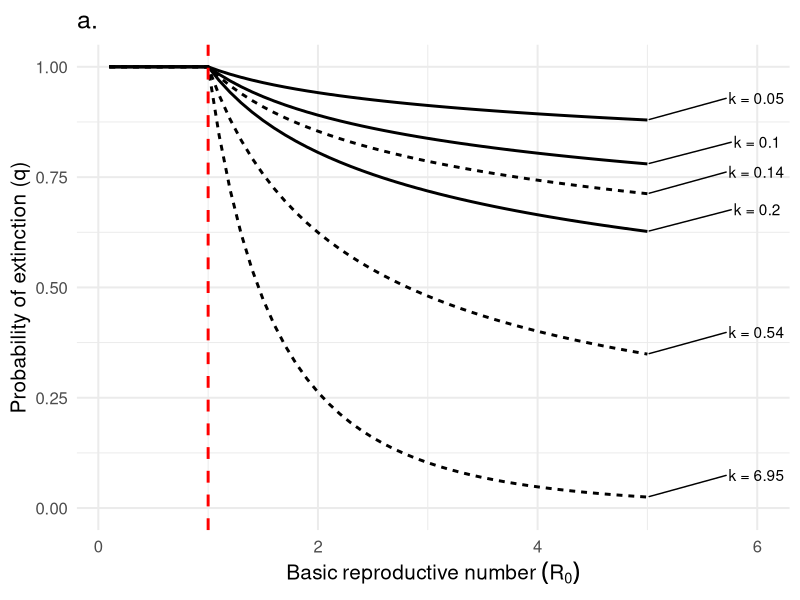
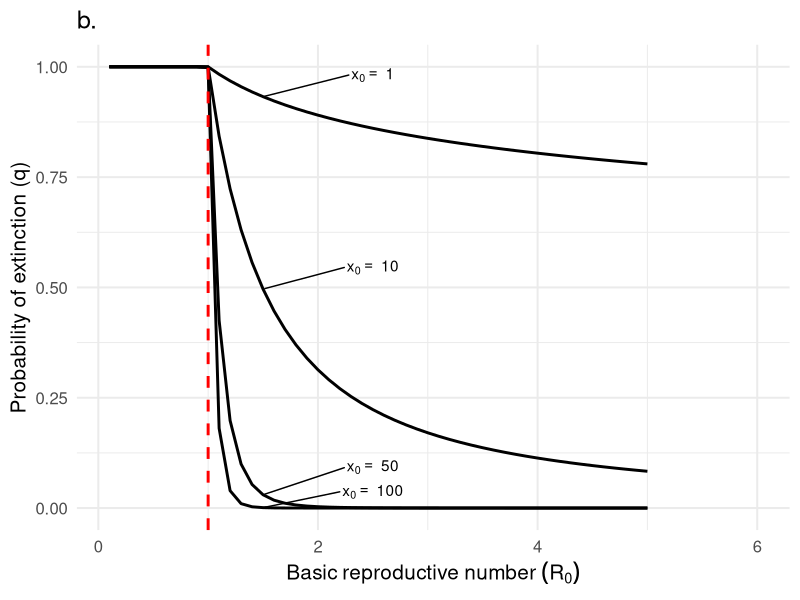
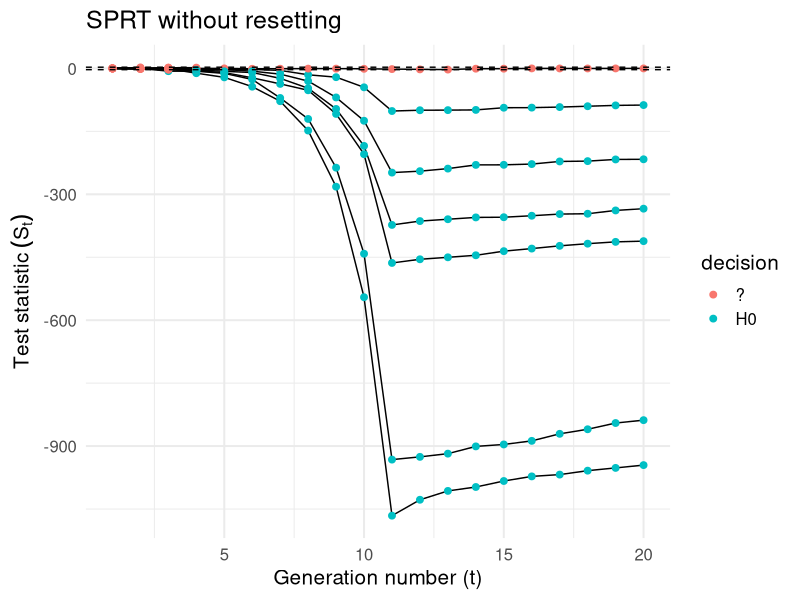
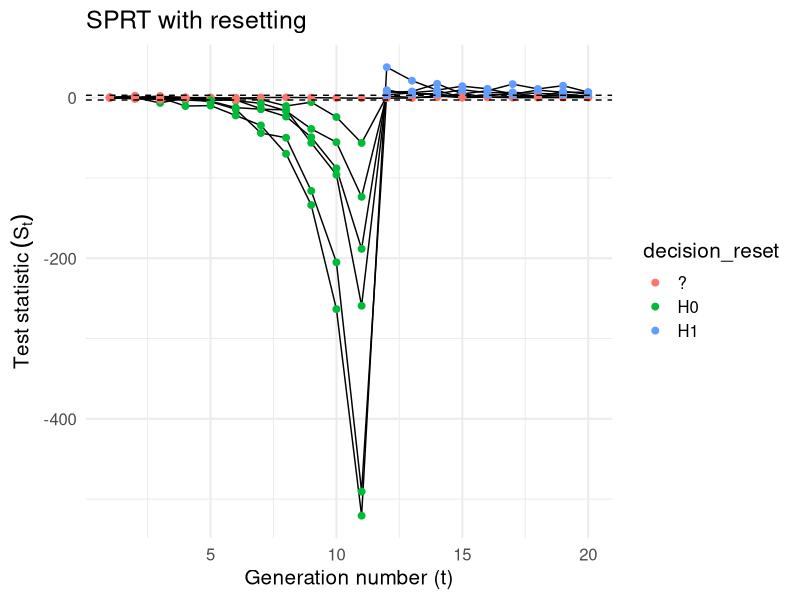
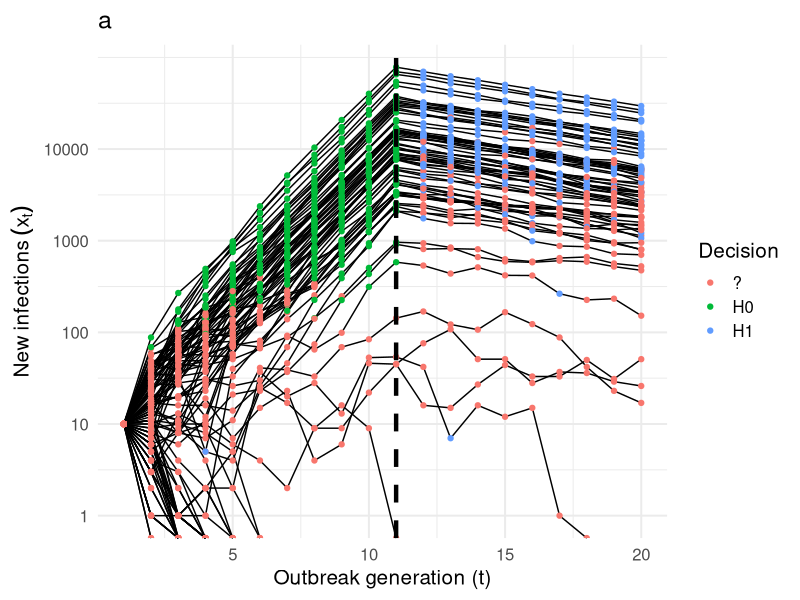
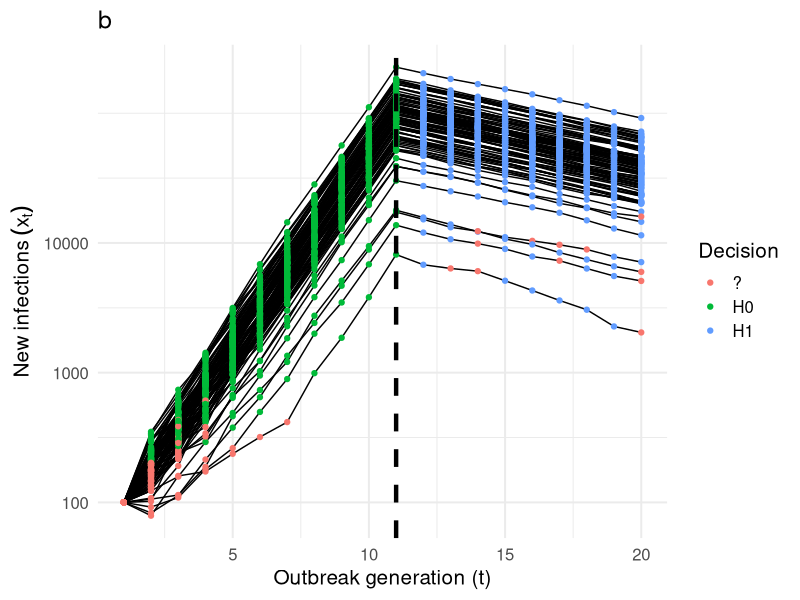
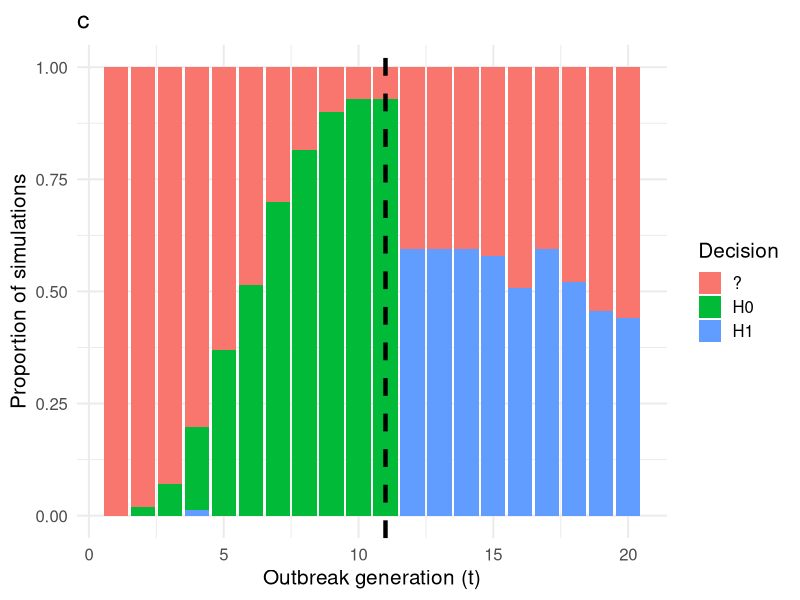
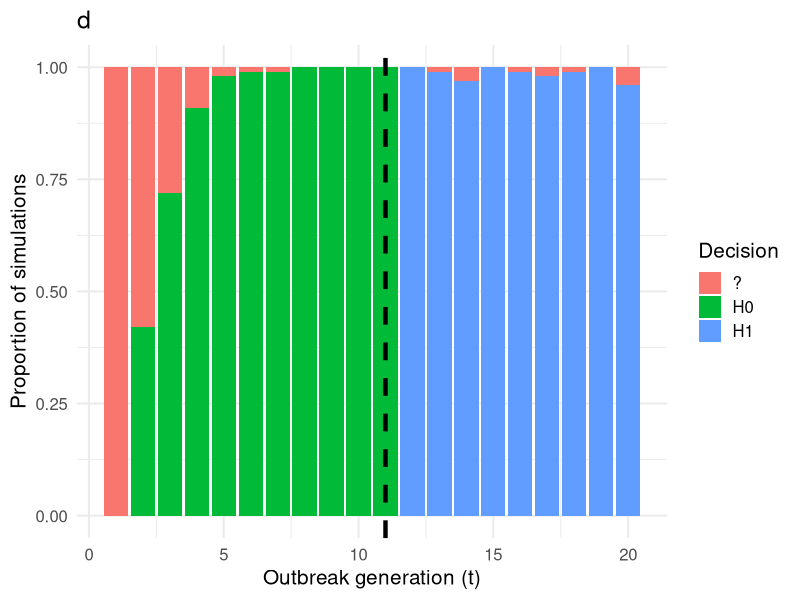

Recreate these plots in R, in order.
## ---- chunk 1
knitr::opts_chunk$set(echo = FALSE)
suppressMessages(library(tidyverse))

# branching process model
episim <- function (t, i_0, r0, disp, cont, nsim) {
  
  # init list to store each simulation
  out_list <- vector("list", nsim)
  
  for (k in seq_along(out_list)) {
    # initialize data frame
    out <- tibble("time" = t
                  , "R0_true" = r0
                  , "disp_true" = disp
                  , "control" = cont
                  , "infected" = NA
                  , "simulation" = k)
    out[1, "infected"] <- i_0
    
    # branching process simulations
    for (i in 2:length(t)) {
      out[i, "infected"] <- sum(rnbinom(n = unlist(out[i-1, "infected"]), # number infected in previous time step
                                        mu = (1 - unlist(out[i-1, "control"]))  * unlist(out[i-1, "R0_true"]), # (controlled) R
                                        size = unlist(out[i-1, "disp_true"]))) # dispersion
      if(out[i, "infected"] == 0) break
    }
    # save in out_list
    out_list[[k]] <- out %>% filter(!is.na(infected))
  }
  return(bind_rows(out_list))
}

# if it is true that for X_i ~ NB(mu, k) iid that sum(X_i) ~ NB(sum(mu), sum(k)) then the P( x_{t+1} | x_t, theta ) is 
# dnbinom(x = x1, mu = x0 * r0, size = x0 * disp) because the X_i are iid

objfn <- function(r, x1, x0, dispersion) {
  # likelihood( x1 | x0, r, dispersion )
  dnbinom(x = x1, mu = x0*r, size = x0*dispersion)
}


#  find restricted MLE under h_0 or h_1
likelihood <- function (x_prev, x_now, disp, interval = c(), guess = 1.5) {
  opt <- optim(par = guess, fn = objfn, control = list(fnscale = -1), 
      method = "Brent", lower = interval[1], upper = interval[2],
      x0 = x_prev, x1 = x_now, dispersion = disp)
  return(opt$value)
}

# sequential test functions
calc_sr <- function(data, accept_reg = c(1 + 10^-6, 2.5), reject_reg = c(0, 1)) {
  
  # initialize empty columns for likelihood calculations
  data$lik0 <- NA
  data$lik1 <- NA
  
  # parameter space
  theta0 <- accept_reg
  theta1 <- reject_reg
  
  # use midpoint of interval as init guess for optim (Brent's method)
  guess0 <- accept_reg[1] + (accept_reg[2] - accept_reg[1]) / 2 
  guess1 <- reject_reg[1] + (reject_reg[2] - reject_reg[1]) / 2 
  
  sim_number <- 1
  for (i in 2:nrow(data)) {
    
    if (data[i, "simulation"] == sim_number + 1) {
      # skip calculation of likelihood for the first observation in each simluation
      sim_number <- sim_number + 1
      next
    }
    
    # observed states and known pars
    x0 <- unlist(data[i-1, "infected"])
    x1 <- unlist(data[i, "infected"])
    disp <- unlist(data[i-1, "disp_true"])
    
    # likelihood calculation
    data[i,"lik0"] <- likelihood(x_prev = x0, x_now = x1, disp = disp,  # p(x_now | x_prev, disp, theta \in Theta_0)
                                   interval = theta0, guess = guess0)
    data[i,"lik1"] <- likelihood(x_prev = x0, x_now = x1, disp = disp,  # p(x_now | x_prev, disp, theta \in Theta_1)
                                   interval = theta1, guess = guess1)
  }
  
  return(data)
}

calc_reset_sr <- function(data) {
  
  # init vectors to hold reset sprt (cumulative sr) and decision
  sprt_reset <- vector("numeric", length = nrow(data))
  decision_reset <- vector("character", length = nrow(data))
  
  # init data
  sr <- data$sr
  a <- unique(data$a)
  b <- unique(data$b)
  
  # both models are equally likely for first observation
  sprt_reset[1] <- 0
  decision_reset[1] <- "?"
  
  sim_number <- 1
  for (i in 2:nrow(data)) {
    
    if (data[i, "simulation"] == sim_number + 1) {
      # skip calculation of resetting sprt for the first observation in each simluation
      sim_number <- sim_number + 1
      sprt_reset[i] <- 0
      decision_reset[i] <- "?"
      next
    }
    
    # if no decision has been made, update SPRT
    # otherwise, reset the SPRT
    ifelse(decision_reset[i] == "?",
           sprt_reset[i] <- sprt_reset[i-1] + sr[i],
           sprt_reset[i] <- sr[i])
    
    # if SPRT has crossed bounds, make decision
    # otherwise continue sampling
    ifelse(sprt_reset[i] < b
           ,{decision_reset[i] <- "H0"}#; sprt_reset[i+1] <- sr[i+1]; next}
           ,ifelse(sprt_reset[i] > a
                   ,{decision_reset[i] <- "H1"}#; sprt_reset[i+1] <- sr[i+1]; next}
                   ,{decision_reset[i] <- "?"})
    )
  }
  
  # attach reset sprt calculations and decisions to df
  data$sprt_reset <- sprt_reset
  data$decision_reset <- decision_reset
  
  return(data)
}

# calculate weighted SPRT
calc_wt_sprt <- function(data) {
  data <-
  data %>%
  group_by(simulation) %>%
  mutate(wt = 0.3,
          lagval  = lag(sr)) %>%
  rowwise() %>%
  mutate(wsprt = sum( (wt * sr) + ((1 - wt) * lagval), na.rm = TRUE),
         decision_wt = case_when(wsprt <= a & wsprt >= b ~"?",
                              wsprt > a ~ "H1",
                              wsprt < b ~ "H0")) %>%
  select(-lagval)
  return(data)
}

my_theme <- function(...) theme_minimal(base_size = 15) 
## ---- chunk 2
# set params and init conds
t <- 1:20
r0 <- c(rep(2, 10), rep(0.9, 10)) # lockdown starts at t = 11
disp <- 0.10 # median of posterior estimate of k for SARS-CoV-2 (Endo et al. 2020)
i_0 <- 100
cont <- 0
n <- 100
## ---- chunk 3
# per supplement of lloyd-smith et al. 2005:
# The probability that the population is extinct by the nth generation is denoted q and the pgf is denoted g(s).
# Then q = g_n(q)  as n -> inf and q is bounded [0,1]
# where g(s) = (1 + (r0/k) * (1 - s*))^(-k), for the NB model
# and g_0(s) = s, g_1(s) = g(s), ..., g_n+1(s) = g(g_n(s))

# probability generating function for NB
gfun <- function (s, r0, k) { # g(s; r0, k) 
  return((1 + (r0/k) * (1 - s))^(-k))
}

# estimates of k for SARS-CoV-2 
k_vec <- c(0.54, 0.14, 6.95, # median and 90 % highest density interval from Riou and Althaus (2020) Euro Surveill
           0.1, 0.05, 0.2)   # endo et al. 2020 wellcome open research
r0_vec <- seq(0.1, 5, by = 0.1)
q_list <- vector("list", length(k_vec)*length(r0_vec))
niteration <- 10^4

# calculate g_n(0) as n -> niteration. This is the probality of extinction when there is initially 1 infected
x <- 1
for (i in seq_along(k_vec)) {
  # init vector to store values of q
  for (j in seq_along(r0_vec)) {
    q <- vector("numeric", length = niteration + 1)
    q[1] <- 0 # g_0(0)
    # calculate g_1(0), ..., g_n(0)
    for (k in 1:(niteration + 1)) {
      q[k + 1] <- gfun(q[k], r0_vec[j], k_vec[i])  
    }
  # create df and store in q_list
  q_list[[x]] <- tibble(n = 0:(niteration + 1),
                        pext = q,
                        k = k_vec[i],
                        r0 = r0_vec[j])
  x <- x + 1
  }
}

## ---- chunk 4
# probability of extinction
extinction_df <- 
  q_list %>% bind_rows() %>%
group_by(k, r0) %>%
summarize(p_extinction = max(pext)) %>%
mutate(estimate = case_when(k == 0.1 | k == 0.54 ~ "a.median",
                            k == 0.05 | k == 0.14 | k == 6.95 | k == 0.2 ~ "b.interval"),
       source = case_when(k == 0.05 | k == 0.1 | k == 0.2 ~ "Endo et al. (2020)",
                          k == 0.14 | k == 0.54 | k == 6.95 ~ "Riou & Althaus (2020)"))

# pal <- c("#440154FF", "#55C667FF") # set manual color palette
extinction_df %>%
  mutate(label = if_else(r0 == max(r0), paste0("k = ",k), NA_character_)) %>%
  ggplot(aes(x = r0, y = p_extinction, group = k, linetype = source)) +#, col = source, linetype = estimate)) +
  geom_line(size = 1) + 
  #viridis::scale_color_viridis(discrete = T) +
  #scale_color_manual(values = pal) +
  geom_vline(aes(xintercept = 1), linetype = "dashed", size = 1, col = "red") +
  ylim(0,1) +
  my_theme() + theme(legend.position = "none") +
  labs(title = "a.",
       x = expression(Basic ~ reproductive ~ number ~ (R[0])) ,
       y = "Probability of extinction (q)",
       col = "dispersion (k)") +
  ggrepel::geom_text_repel(aes(label = label), nudge_y = 0.05, nudge_x = 1, na.rm = TRUE)


extinction_df %>%
  #filter(source == "Endo et al. (2020)") %>%
  filter(k == 0.1) %>%
  expand_grid(z0 = c(1, 10, 50, 100)) %>%
  mutate(p_extinction = p_extinction^z0) %>%
  mutate(label = if_else(near(r0, 1.5), paste("x[0] == ~" ,z0), NA_character_)) %>%
  ggplot(aes(x = r0, y = p_extinction, group = z0)) +#, col = source, linetype = estimate)) +
  geom_line(size = 1) +
  geom_vline(aes(xintercept = 1), linetype = "dashed", size = 1, col = "red") +
  ylim(0,1) +
  my_theme() + theme(legend.position = "none") +
  labs(title = "b.",
       x = expression(Basic ~ reproductive ~ number ~ (R[0])) ,
       y = "Probability of extinction (q)",
       col = "dispersion (k)") +
  ggrepel::geom_text_repel(aes(label = label), nudge_y = 0.05, nudge_x = 1, na.rm = TRUE, parse = TRUE)


## ---- chunk 5


#likelihood(x_prev = 10, x_now = 20, disp = 0.16, interval = c(1, 2.5))

## ---- chunk 6
set.seed(123)
df_break_high <- episim(t = t, i_0 = 100, r0 = r0, disp = disp, cont = cont, nsim = 100)
df_break_low <- episim(t = t, i_0 = 10, r0 = r0, disp = disp, cont = cont, nsim = 100)

df_break_high <- calc_sr(df_break_high)
df_break_low <- calc_sr(df_break_low) 

break_high_sprt <- df_break_high %>%
  group_by(simulation) %>%
  mutate(sr = log(lik1/lik0) ,
         sr = ifelse(is.na(sr), 0, sr),
         sprt = cumsum(sr),
         a = log( (1 - 0.05)/ 0.05),
         b = log(0.05/(1 - 0.05)),
         decision = case_when(sprt <= a & sprt >= b ~"?",
                              sprt > a ~ "H1",
                              sprt < b ~ "H0"))

break_low_sprt <- df_break_low %>%
  group_by(simulation) %>%
  mutate(sr = log(lik1/lik0) ,
         sr = ifelse(is.na(sr), 0, sr),
         sprt = cumsum(sr),
         a = log( (1 - 0.05)/ 0.05),
         b = log(0.05/(1 - 0.05)),
         decision = case_when(sprt <= a & sprt >= b ~"?",
                              sprt > a ~ "H1",
                              sprt < b ~ "H0"))

break_high_sprt <- calc_reset_sr(break_high_sprt)
break_low_sprt <- calc_reset_sr(break_low_sprt)
# test_sprt
## ---- chunk 7
break_low_sprt %>%
  filter(simulation %in% 1:10) %>%
  ggplot() +
  geom_line(aes(x = time, y = sprt, group = simulation)) +
  geom_point(aes(x = time, y = sprt, group = simulation, col = decision), size = 2) +
  geom_hline(aes(yintercept = a), linetype = "dashed") +
  geom_hline(aes(yintercept = b), linetype = "dashed") +
  labs(title = "SPRT without resetting",
       # caption = "Previous confirmation of H0 overwhelms new information that is consistent with H1",
       y = expression(Test ~ statistic ~ (S[t])),
       x = "Generation number (t)") +
  my_theme()

break_low_sprt %>%
  filter(simulation %in% 1:10) %>%
  ggplot() +
  geom_line(aes(x = time, y = sprt_reset, group = simulation)) +
  geom_point(aes(x = time, y = sprt_reset, group = simulation, col = decision_reset), size = 2) +
  geom_hline(aes(yintercept = a), linetype = "dashed") +
  geom_hline(aes(yintercept = b), linetype = "dashed") +
  labs(title = "SPRT with resetting",       
       y = expression(Test ~ statistic ~ (S[t])),
       x = "Generation number (t)") +
  my_theme()
## ---- chunk 8
break_low_sprt %>%
  ggplot() +
  geom_line(aes(x = time, y = infected, group = simulation)) +
  geom_point(aes(x = time, y = infected, group = simulation, col = decision_reset)) +
  geom_vline(aes(xintercept = 11), linetype = "dashed", size = 1.5) +
  scale_y_log10(breaks = c(1, 10, 100, 1000, 10000)) +
  labs(title = "a",#title = "Outbreak sizes and decisions",
       y = expression(New~infections~(x[t])),
       x = "Outbreak generation (t)",
       col = "Decision") + 
  my_theme()

break_high_sprt %>%
  ggplot() +
  geom_line(aes(x = time, y = infected, group = simulation)) +
  geom_point(aes(x = time, y = infected, group = simulation, col = decision_reset)) +
  geom_vline(aes(xintercept = 11), linetype = "dashed", size = 1.5) +
  scale_y_log10(breaks = c(1, 10, 100, 1000, 10000)) +
  labs(title = "b",#title = "Outbreak sizes and decisions",
       y = expression(New~infections~(x[t])),
       x = "Outbreak generation (t)",
       col = "Decision") + 
  my_theme()
  
# threshold <- 5000
# break_low_sprt %>%
#   group_by(simulation) %>%
#   filter(max(infected) >= threshold) %>%
#   ggplot() +
#   geom_line(aes(x = time, y = infected, group = simulation)) +
#   geom_point(aes(x = time, y = infected, group = simulation, col = decision_reset)) +
#   scale_y_log10(breaks = c(1, 10, 100, 1000, 10000)) +
#   labs(title = "Outbreak sizes and decisions",
#        x = "outbreak generation (t)",
#        col = "decision") + 
#   my_theme()


## ---- chunk 9
break_low_sprt %>%
  group_by(time) %>%
  count(decision_reset) %>%
  complete(nesting(decision_reset = c("?", "H0", "H1")), fill = list(n = 0)) %>%
  ggplot() +
  geom_bar(aes(x = time, y = n, fill = decision_reset), stat = "identity", position = "fill") +
  geom_vline(aes(xintercept = 11), linetype = "dashed", size = 1.5) +
  labs(title = "c",#title = "Conclusions of of reset SPRT over time",
       #subtitle = "H0 is true from t = 1:10; H1 is true from t =11:20",
       y = "Proportion of simulations",
       x = "Outbreak generation (t)",
       fill = "Decision") +
  my_theme()

break_high_sprt %>%
  group_by(time) %>%
  count(decision_reset) %>%
  complete(nesting(decision_reset = c("?", "H0", "H1")), fill = list(n = 0)) %>%
  ggplot() +
  geom_bar(aes(x = time, y = n, fill = decision_reset), stat = "identity", position = "fill") +
  geom_vline(aes(xintercept = 11), linetype = "dashed", size = 1.5) +
  labs(title = "d",#title = "Conclusions of of reset SPRT over time",
       #subtitle = "H0 is true from t = 1:10; H1 is true from t =11:20",
       y = "Proportion of simulations",
       x = "Outbreak generation (t)",
       fill = "Decision") +
  my_theme()

# break_low_sprt %>%
#   group_by(simulation) %>%
#   mutate(bigenough = ifelse(max(infected) >= threshold , TRUE, FALSE)) %>%
#   ungroup() %>%
#   filter(bigenough == TRUE) %>% #View()
#   group_by(time, bigenough) %>%
#   count(decision_reset) %>% 
#   complete(nesting(decision_reset = c("?", "H0", "H1")), fill = list(n = 0)) %>% #View()
#   ggplot() +
#   geom_bar(aes(x = time, y = n, fill = decision_reset), stat = "identity", position = "fill") +
#   labs(title = "Conclusions of of reset SPRT over time",
#        subtitle = "H0 is true from t = 1:10; H1 is true from t =11:20",
#        caption = "Subset of simulations where max(Xi >= 5000)",
#        y = "proportion of simulations",
#        x = "outbreak generation (t)",
#        fill = "decision") +
#   my_theme()

## ---- chunk 10
r_linear <- seq(2, 0.1, by = -0.1)
thresh_R <- 0.7
rejection <- c(0, thresh_R)
acceptance <- c(thresh_R + 10^-6, 2.5)

set.seed(123)
df_lin_high <- episim(t = t, i_0 = 10^2, r0 = r_linear, disp = disp, cont = cont, nsim = 100)
df_lin_low <- episim(t = t, i_0 = 10^1, r0 = r_linear, disp = disp, cont = cont, nsim = 100)
## ---- chunk 11
lin_high_sprt <- calc_sr(df_lin_high, accept_reg = acceptance, reject_reg = rejection)
lin_low_sprt <- calc_sr(df_lin_low, accept_reg = acceptance, reject_reg = rejection)

lin_high_sprt <- lin_high_sprt %>%
  group_by(simulation) %>%
  mutate(sr = log(lik1/lik0) ,
         sr = ifelse(is.na(sr), 0, sr),
         sprt = cumsum(sr),
         a = log( (1 - 0.05)/ 0.05),
         b = log(0.05/(1 - 0.05)),
         decision = case_when(sprt <= a & sprt >= b ~"?",
                              sprt > a ~ "H1",
                              sprt < b ~ "H0"))

lin_low_sprt <- lin_low_sprt %>%
  group_by(simulation) %>%
  mutate(sr = log(lik1/lik0) ,
         sr = ifelse(is.na(sr), 0, sr),
         sprt = cumsum(sr),
         a = log( (1 - 0.05)/ 0.05),
         b = log(0.05/(1 - 0.05)),
         decision = case_when(sprt <= a & sprt >= b ~"?",
                              sprt > a ~ "H1",
                              sprt < b ~ "H0"))

lin_high_sprt <- calc_reset_sr(lin_high_sprt)
lin_low_sprt <- calc_reset_sr(lin_low_sprt)


## ---- chunk 12
lin_low_sprt %>%
  ggplot() +
  geom_line(aes(x = time, y = infected, group = simulation)) +
  geom_point(aes(x = time, y = infected, group = simulation, col = decision_reset)) +
  geom_vline(aes(xintercept = which(r_linear == 0.7)), linetype = "dashed", size = 1.5) +
  geom_vline(aes(xintercept = which(r_linear == 1)), size = 1.5) +
  scale_y_log10() +
  viridis::scale_color_viridis(discrete = TRUE) +
  labs(title = "a",#title = "Outbreak sizes and decisions",
       y = expression(New~infections~(x[t])),
       x = "Outbreak generation (t)",
       col = "Decision") + 
  my_theme()

lin_high_sprt %>%
  ggplot() +
  geom_line(aes(x = time, y = infected, group = simulation)) +
  geom_vline(aes(xintercept = which(r_linear == 0.7)), linetype = "dashed", size = 1.5) +
  geom_vline(aes(xintercept = which(r_linear == 1)), size = 1.5) +
  scale_y_log10() +
  labs(title = "b",#title = "Outbreak sizes and decisions",
       y = expression(New~infections~(x[t])),
       x = "Outbreak generation (t)",
       col = "Decision") + 
  my_theme()
## ---- chunk 13
lin_low_sprt %>%
  group_by(time) %>%
  count(decision_reset) %>%
  complete(nesting(decision_reset = c("?", "H0", "H1")), fill = list(n = 0)) %>%
  ggplot() +
  geom_bar(aes(x = time, y = n, fill = decision_reset), stat = "identity", position = "fill", width = 1) +
  geom_vline(aes(xintercept = which(r_linear == 0.7)), linetype = "dashed", size = 1.5) +
  geom_vline(aes(xintercept = which(r_linear == 1)), size = 1.5) +
  viridis::scale_fill_viridis(discrete = TRUE, alpha = 0.7) +
  labs(title = "c",#title = "Conclusions of of reset SPRT over time",
       #subtitle = "H0 is true from t = 1:10; H1 is true from t =11:20",
       y = "Proportion of simulations",
       x = "Outbreak generation (t)",
       fill = "Decision") +
  my_theme()

lin_high_sprt %>%
  group_by(time) %>%
  count(decision_reset) %>%
  complete(nesting(decision_reset = c("?", "H0", "H1")), fill = list(n = 0)) %>%
  ggplot() +
  geom_bar(aes(x = time, y = n, fill = decision_reset), stat = "identity", position = "fill", width = 1) +
  geom_vline(aes(xintercept = which(r_linear == 0.7)), linetype = "dashed", size = 1.5) +
  geom_vline(aes(xintercept = which(r_linear == 1)), size = 1.5)  +
  labs(title = "d",#title = "Conclusions of of reset SPRT over time",
       #subtitle = "H0 is true from t = 1:10; H1 is true from t =11:20",
       y = "Proportion of simulations",
       x = "Outbreak generation (t)",
       fill = "Decision") +
  my_theme()  
## ---- chunk 14
# see methods section of Merl et al. (2009) https://journals.plos.org/plosone/article?id=10.1371/journal.pone.0005807

time <- 1:50 # days
N <- 10^2  # pop size
i0 <- 1 # init infected
s0 <- N - i0 # init susc

r0 <- 2
gamma <- 1/5
beta <- r0 * gamma
k <- 0.1

out <- matrix(NA, nrow = length(time), ncol = 4)
out[,1] <- time
out[1,2] <- s0
out[1,3] <- i0
out[1, 4] <- 0 # no recovered


i <- 1
while(i < tail(time,1) & out[i,3] > 0) {
  # calculate probability of a susceptible (resp. infected) becomeing infected (resp. recovering)
  prob_inf <- (1 - (k / (k + beta * out[i,3])) ^ k)
  prob_rec <- (1 - exp(-gamma))
  # draw number of infected and recovered
  infected <- rbinom(1, size = out[i,2], prob = prob_inf )
  recovered <- rbinom(1, size = out[i,3], prob = prob_rec)
  # update data
  out[i + 1, 2] <- out[i, 2] - infected
  out[i + 1, 3] <- out[i, 3] + infected - recovered
  out[i + 1, 4] <- out[i, 4] + recovered
  
  i <- i + 1
}



out <- as_tibble(out)
names(out) <- c("time", "s", "i", "r")
out <- 
  out %>%  pivot_longer(cols = 2:4,
                      names_to = "class",
                      values_to = "number")

ggplot(out, aes(x = time, y = number, col = class)) +
  geom_line()

## ---- chunk 15
sim_t <- seq.int(1, 40, by = 1)
r_linear <- seq(2, 0.6, by = -0.1)
r_const <- rep(0.6, time = length(sim_t) - length(r_linear))

r_seq <- c(r_linear, r_const)

thresh_R <- 0.7
rejection <- c(0, thresh_R)
acceptance <- c(thresh_R + 10^-6, 2.5)

set.seed(123)
test <- episim(t = sim_t, i_0 = 10^2, r0 = r_seq, disp = disp, cont = cont, nsim = n)

## ---- chunk 16
test_sprt <- calc_sr(test, accept = acceptance, reject = rejection)

test_sprt <-
  test_sprt %>%  
  group_by(simulation) %>%
  mutate(sr = log(lik1/lik0) ,
         sr = ifelse(is.na(sr), 0, sr),
         sprt = cumsum(sr),
         a = log( (1 - 0.05)/ 0.05),
         b = log(0.05/(1 - 0.05)),
         decision = case_when(sprt <= a & sprt >= b ~"?",
                              sprt > a ~ "H1",
                              sprt < b ~ "H0"))
test_sprt <- calc_reset_sr(test_sprt)

# test_sprt <-
#   test_sprt %>%
#   group_by(simulation) %>%
#   mutate(wt = 0.3,
#           lagval  = lag(sr)) %>%
#   rowwise() %>%
#   mutate(wsprt = sum( (wt * sr) + ((1 - wt) * lagval), na.rm = TRUE),
#          decision_wt = case_when(wsprt <= a & wsprt >= b ~"?",
#                               wsprt > a ~ "H1",
#                               wsprt < b ~ "H0")) %>%
#   select(-lagval)

test_sprt <- calc_wt_sprt(test_sprt)
  

## ---- chunk 17
test_sprt %>% ungroup() %>% group_by(simulation) %>% summarize(final_infected = last(infected)) %>% unique()

test_sprt %>%
  ggplot() +
  geom_line(aes(x = time, y = infected, group = simulation), alpha = 0.5)
## ---- chunk 18
is_h1 <- function(x) x == "H1"
is_thresh_R <- function(x) x == thresh_R

delay_wt <- test_sprt %>% ungroup() %>%
  select(time, R0_true, simulation, decision_wt) %>%
  group_by(simulation) %>%
  mutate(detect_time = detect_index(decision_wt, is_h1),
         detect_time = ifelse(detect_time > 0, detect_time, 10^6),
         true_time = detect_index(R0_true, is_thresh_R)) %>%
  summarize(delay = unique(detect_time - true_time)) 

delay_wt %>% pull(delay) %>% ecdf() %>% 
  plot(xlim = c(1, 10), ylim = c(0, 1), 
       main = "Distribution of detection delay for WSPRT", ylab = "proportion of simulations", xlab = "detection lag")
  
# delay_wt %>% 
#   ggplot() +
#   stat_ecdf(aes(x = delay)) + lims(x = c(0, 9))
#   #geom_bar(aes(x = delay)) + scale_x_continuous(breaks = 1:9)

  
## ---- chunk 19
delay_reset <- test_sprt %>% ungroup() %>%
  select(time, R0_true, simulation, decision_reset) %>%
  group_by(simulation) %>%
  mutate(detect_time = detect_index(decision_reset, is_h1),
         detect_time = ifelse(detect_time > 0, detect_time, 10^6),
         true_time = detect_index(R0_true, is_thresh_R)) %>%
  summarize(delay = unique(detect_time - true_time)) 

delay_reset %>% pull(delay) %>% ecdf() %>% 
  plot(xlim = c(1, 10), ylim = c(0, 1), 
       main = "Distribution of detection delay for RSPRT", ylab = "proportion of simulations", xlab = "detection lag")
## ---- chunk 20
delay_regular <- test_sprt %>% ungroup() %>%
  select(time, R0_true, simulation, decision) %>%
  group_by(simulation) %>%
  mutate(detect_time = detect_index(decision, is_h1),
         detect_time = ifelse(detect_time > 0, detect_time, 10^6),
         true_time = detect_index(R0_true, is_thresh_R)) %>%
  summarize(delay = unique(detect_time - true_time)) 

delay_regular %>% pull(delay) %>% ecdf() %>% 
  plot(xlim = c(1, 10), ylim = c(0, 1), 
       main = "Distribution of detection delay for SPRT", ylab = "proportion of simulations", xlab = "detection lag")
## ---- chunk 21
test_sprt %>%
  ggplot() +
  geom_line(aes(x = time, y = infected, group = simulation)) +
  geom_point(aes(x = time, y = infected, group = simulation, col = decision)) +
  geom_vline(aes(xintercept = which(r_linear == 0.7)), linetype = "dashed", size = 1.5) +
  geom_vline(aes(xintercept = which(r_linear == 1)), size = 1.5) +
  scale_y_log10() +
  viridis::scale_color_viridis(discrete = TRUE) +
  labs(title = "a",#title = "Outbreak sizes and decisions",
       y = expression(New~infections~(x[t])),
       x = "Outbreak generation (t)",
       col = "Decision") + 
  my_theme()


test_sprt %>%
  ggplot() +
  geom_line(aes(x = time, y = infected, group = simulation)) +
  geom_point(aes(x = time, y = infected, group = simulation, col = decision_reset)) +
  geom_vline(aes(xintercept = which(r_linear == 0.7)), linetype = "dashed", size = 1.5) +
  geom_vline(aes(xintercept = which(r_linear == 1)), size = 1.5) +
  scale_y_log10() +
  viridis::scale_color_viridis(discrete = TRUE) +
  labs(title = "a",#title = "Outbreak sizes and decisions",
       y = expression(New~infections~(x[t])),
       x = "Outbreak generation (t)",
       col = "Decision") + 
  my_theme()

test_sprt %>%
  ggplot() +
  geom_line(aes(x = time, y = infected, group = simulation)) +
  geom_point(aes(x = time, y = infected, group = simulation, col = decision_wt)) +
  geom_vline(aes(xintercept = which(r_linear == 0.7)), linetype = "dashed", size = 1.5) +
  geom_vline(aes(xintercept = which(r_linear == 1)), size = 1.5) +
  scale_y_log10() +
  viridis::scale_color_viridis(discrete = TRUE) +
  labs(title = "a",#title = "Outbreak sizes and decisions",
       y = expression(New~infections~(x[t])),
       x = "Outbreak generation (t)",
       col = "Decision") + 
  my_theme()
## ---- chunk 22
test_sprt %>%
  group_by(time) %>%
  count(decision) %>%
  complete(nesting(decision = c("?", "H0", "H1")), fill = list(n = 0)) %>%
  ggplot() +
  geom_bar(aes(x = time, y = n, fill = decision), stat = "identity", position = "fill", width = 1) +
  geom_vline(aes(xintercept = which(r_linear == 0.7)), linetype = "dashed", size = 1.5) +
  geom_vline(aes(xintercept = which(r_linear == 1)), size = 1.5)  +
  labs(title = "d",#title = "Conclusions of of reset SPRT over time",
       #subtitle = "H0 is true from t = 1:10; H1 is true from t =11:20",
       y = "Proportion of simulations",
       x = "Outbreak generation (t)",
       fill = "Decision") +
  my_theme()  

test_sprt %>%
  group_by(time) %>%
  count(decision_reset) %>%
  complete(nesting(decision_reset = c("?", "H0", "H1")), fill = list(n = 0)) %>%
  ggplot() +
  geom_bar(aes(x = time, y = n, fill = decision_reset), stat = "identity", position = "fill", width = 1) +
  geom_vline(aes(xintercept = which(r_linear == 0.7)), linetype = "dashed", size = 1.5) +
  geom_vline(aes(xintercept = which(r_linear == 1)), size = 1.5)  +
  labs(title = "d",#title = "Conclusions of of reset SPRT over time",
       #subtitle = "H0 is true from t = 1:10; H1 is true from t =11:20",
       y = "Proportion of simulations",
       x = "Outbreak generation (t)",
       fill = "Decision") +
  my_theme()  

test_sprt %>%
  group_by(time) %>%
  count(decision_wt) %>%
  complete(nesting(decision_wt = c("?", "H0", "H1")), fill = list(n = 0)) %>%
  ggplot() +
  geom_bar(aes(x = time, y = n, fill = decision_wt), stat = "identity", position = "fill", width = 1) +
  geom_vline(aes(xintercept = which(r_linear == 0.7)), linetype = "dashed", size = 1.5) +
  geom_vline(aes(xintercept = which(r_linear == 1)), size = 1.5)  +
  labs(title = "d",#title = "Conclusions of of reset SPRT over time",
       #subtitle = "H0 is true from t = 1:10; H1 is true from t =11:20",
       y = "Proportion of simulations",
       x = "Outbreak generation (t)",
       fill = "Decision") +
  my_theme()  
